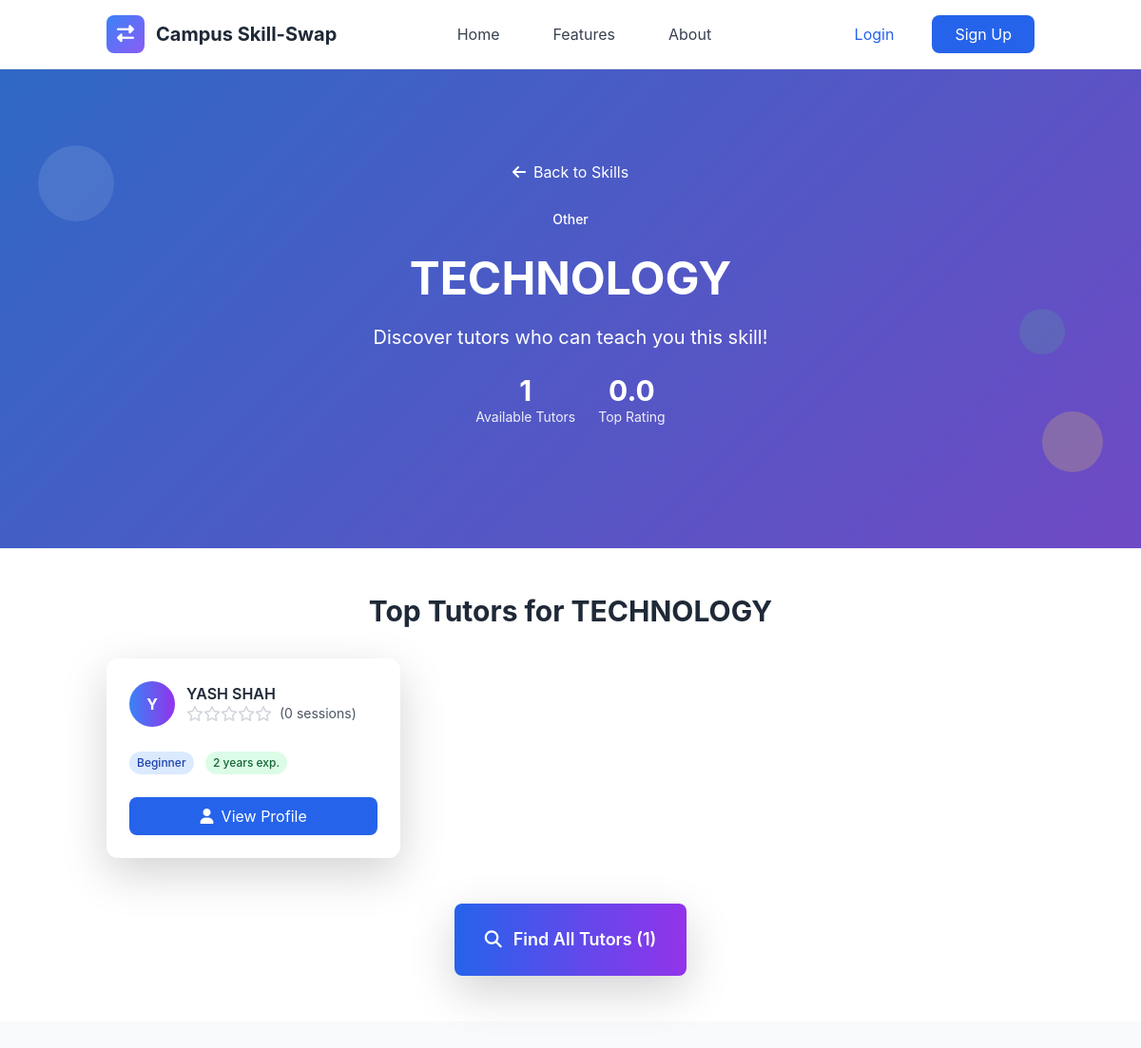
Page /skills/1/ on the committed database.
### skills/models.py (models this page shows, shortened)
class Skill(models.Model):
    name = models.CharField(max_length=100)
    category = models.ForeignKey(SkillCategory, on_delete=models.CASCADE, related_name='skills')
    description = models.TextField(blank=True)
    is_popular = models.BooleanField(default=False)
    created_at = models.DateTimeField(auto_now_add=True)
    updated_at = models.DateTimeField(auto_now=True)
    class Meta:
        ordering = ['category__name', 'name']
        unique_together = ['name', 'category']

class SkillCategory(models.Model):
    name = models.CharField(max_length=100, unique=True)
    description = models.TextField(blank=True)
    icon = models.CharField(max_length=50, blank=True, help_text="CSS icon class")
    color = models.CharField(max_length=7, default='#3B82F6', help_text="Hex color code")
    is_active = models.BooleanField(default=True)
    created_at = models.DateTimeField(auto_now_add=True)
    updated_at = models.DateTimeField(auto_now=True)
    class Meta:
        ordering = ['name']
        verbose_name_plural = "Skill Categories"
        db_table = 'category'

class OfferedSkill(models.Model):
    PROFICIENCY_LEVELS = [
        ('beginner', 'Beginner'),
        ('intermediate', 'Intermediate'),
        ('advanced', 'Advanced'),
        ('expert', 'Expert'),
    ]
    user = models.ForeignKey(User, on_delete=models.CASCADE, related_name='offered_skills')
    skill = models.ForeignKey(Skill, on_delete=models.CASCADE, related_name='offered_by_users')
    proficiency_level = models.CharField(max_length=20, choices=PROFICIENCY_LEVELS)
    description = models.TextField(blank=True, help_text="Describe your experience with this skill")
    years_of_experience = models.PositiveIntegerField(default=0)
    is_active = models.BooleanField(default=True)
    teaching_preference = models.CharField(max_length=20, choices=[
        ('online', 'Online Only'),
        ('in_person', 'In-Person Only'),
        ('both', 'Both Online and In-Person'),
    ], default='both')
    max_students_per_session = models.PositiveIntegerField(default=1)
    created_at = models.DateTimeField(auto_now_add=True)
    updated_at = models.DateTimeField(auto_now=True)
    total_sessions = models.PositiveIntegerField(default=0)
    average_rating = models.FloatField(default=0.0)
    class Meta:
        ordering = ['-created_at']
        unique_together = ['user', 'skill']
        db_table = 'offeredskill'

### skills/views.py (the view)
# urls.py: path('<int:pk>/', views.SkillDetailView.as_view(), name='skill_detail'),
class SkillDetailView(DetailView):
    model = Skill
    template_name = 'skills/skill_detail.html'
    context_object_name = 'skill'
    def get_context_data(self, **kwargs):
        context = super().get_context_data(**kwargs)
        skill = self.get_object()
        top_tutors = (OfferedSkill.objects
                     .filter(skill=skill, is_active=True)
                     .select_related('user')
                     .order_by('-average_rating', '-total_sessions')[:3])
        context['top_tutors'] = top_tutors
        context['total_tutors'] = OfferedSkill.objects.filter(skill=skill, is_active=True).count()
        return context

### templates/skills/skill_detail.html (shortened to what this page needs)
{% extends 'base.html' %}
{% load static %}
{% block content %}
<section class="gradient-bg relative overflow-hidden">
    <div class="absolute inset-0 bg-black opacity-20"></div>
    <div class="relative container mx-auto px-4 py-16 lg:py-24">
        <div class="text-center text-white">
            <nav class="mb-6">
                <a href="{% url 'skills:skill_list' %}" class="text-white hover:text-yellow-300 transition-colors">
                    <i class="fas fa-arrow-left mr-2"></i>Back to Skills
                </a>
            </nav>
            <div class="inline-block bg-{{ skill.category.color|default:'blue' }}-100 text-{{ skill.category.color|default:'blue' }}-800 px-4 py-1 rounded-full text-sm font-medium mb-4">
                {{ skill.category.name }}
            </div>
            <h1 class="text-4xl lg:text-5xl font-bold mb-4">{{ skill.name }}</h1>
            <p class="text-lg lg:text-xl mb-6">{{ skill.description|default:"Discover tutors who can teach you this skill!" }}</p>
            <div class="flex justify-center items-center space-x-6 mb-8">
                <div class="text-center">
                    <div class="text-3xl font-bold">{{ total_tutors }}</div>
                    <div class="text-sm opacity-90">Available Tutors</div>
                </div>
                {% if top_tutors %}
                <div class="text-center">
                    <div class="text-3xl font-bold">{{ top_tutors.0.average_rating|floatformat:1 }}</div>
                    <div class="text-sm opacity-90">Top Rating</div>
                </div>
                {% endif %}
            </div>
        </div>
    </div>
    <div class="absolute top-20 left-10 w-20 h-20 bg-white opacity-10 rounded-full animate-bounce"></div>
    <div class="absolute bottom-20 right-10 w-16 h-16 bg-yellow-300 opacity-20 rounded-full animate-pulse"></div>
    <div class="absolute top-1/2 right-20 w-12 h-12 bg-green-400 opacity-15 rounded-full animate-bounce delay-75"></div>
</section>
<section class="py-12 bg-white">
    <div class="container mx-auto px-4">
        {% if top_tutors %}
        <div class="mb-12">
            <h2 class="text-3xl font-bold text-gray-800 mb-8 text-center">Top Tutors for {{ skill.name }}</h2>
            <div class="grid md:grid-cols-3 gap-6 mb-8">
                {% for tutor in top_tutors %}
                <div class="bg-white rounded-xl shadow-lg p-6 hover:shadow-xl transition-shadow">
                    <div class="flex items-center mb-4">
                        <div class="w-12 h-12 bg-gradient-to-r from-blue-500 to-purple-600 rounded-full flex items-center justify-center text-white font-bold">
                            {{ tutor.user.first_name.0|default:tutor.user.username.0|upper }}
                        </div>
                        <div class="ml-3">
                            <h3 class="font-semibold text-gray-800">{{ tutor.user.first_name }} {{ tutor.user.last_name|default:tutor.user.username }}</h3>
                            <div class="flex items-center">
                                {% for i in "12345" %}
                                    {% if forloop.counter <= tutor.average_rating|floatformat:0 %}
                                        <i class="fas fa-star text-yellow-400"></i>
                                    {% else %}
                                        <i class="far fa-star text-gray-300"></i>
                                    {% endif %}
                                {% endfor %}
                                <span class="text-sm text-gray-600 ml-2">({{ tutor.total_sessions }} sessions)</span>
                            </div>
                        </div>
                    </div>
                    <div class="mb-4">
                        <span class="inline-block bg-blue-100 text-blue-800 px-2 py-1 rounded-full text-xs font-medium">
                            {{ tutor.get_proficiency_level_display }}
                        </span>
                        <span class="inline-block bg-green-100 text-green-800 px-2 py-1 rounded-full text-xs font-medium ml-2">
                            {{ tutor.years_of_experience }} years exp.
                        </span>
                    </div>
                    <a href="{% url 'skills:tutor_profile' tutor.user.id %}" class="w-full bg-blue-600 text-white py-2 px-4 rounded-lg text-center block hover:bg-blue-700 transition-colors">
                        <i class="fas fa-user mr-2"></i>View Profile
                    </a>
                </div>
                {% endfor %}
            </div>
        </div>
        {% endif %}
        <div class="text-center">
            {% if total_tutors > 0 %}
                <a href="{% url 'skills:find_tutors' skill.id %}" class="inline-block bg-gradient-to-r from-blue-600 to-purple-600 text-white py-4 px-8 rounded-lg text-lg font-semibold hover:from-blue-700 hover:to-purple-700 transition-all transform hover:scale-105 shadow-lg">
                    <i class="fas fa-search mr-3"></i>Find All Tutors ({{ total_tutors }})
                </a>
            {% endif %}
        </div>
    </div>
</section>
{% endblock %}

### templates/base.html (style rules this page uses)
:root { --primary-color: #3B82F6; --secondary-color: #10B981; --accent-color: #8B5CF6; --warning-color: #F59E0B; --danger-color: #EF4444; }
body { font-family: 'Inter', -apple-system, BlinkMacSystemFont, sans-serif; }
.gradient-bg { background: linear-gradient(135deg, var(--primary-color) 0%, var(--accent-color) 100%); }

### rows in the picture
Skill: category.name "Other", name "TECHNOLOGY", description "Discover tutors who can teach you this skill!"
OfferedSkill: average_rating "0.0", user.first_name.0 "Y", user.first_name "YASH", user.last_name "SHAH", total_sessions "0", proficiency_level "Beginner", years_of_experience "2"

### other values in the picture
{{ total_tutors }} "1"
